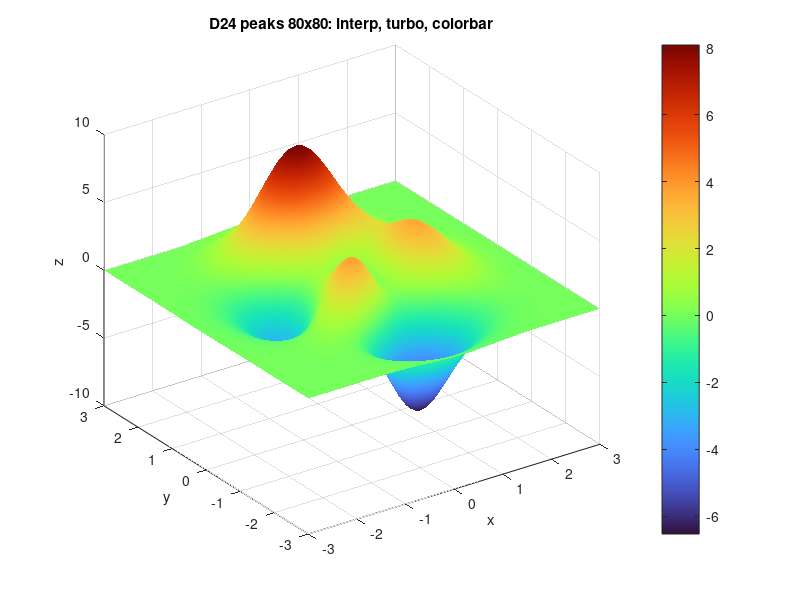
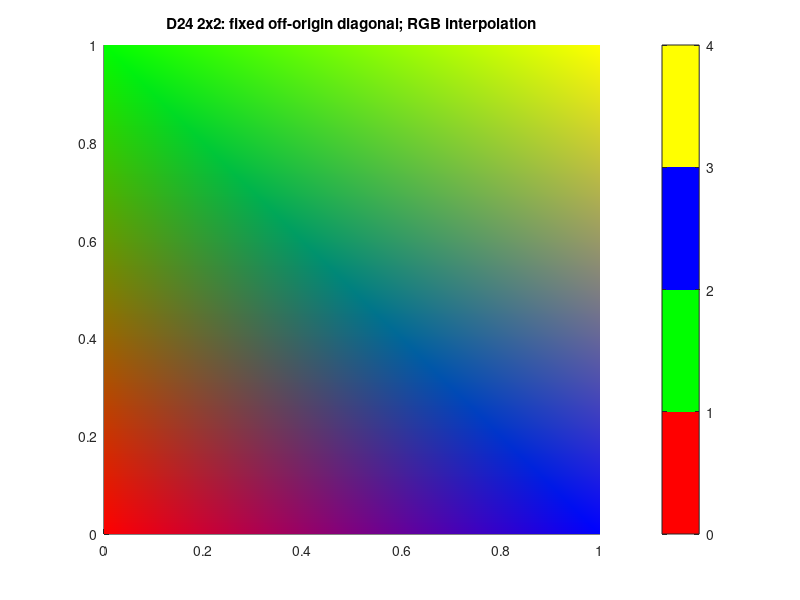
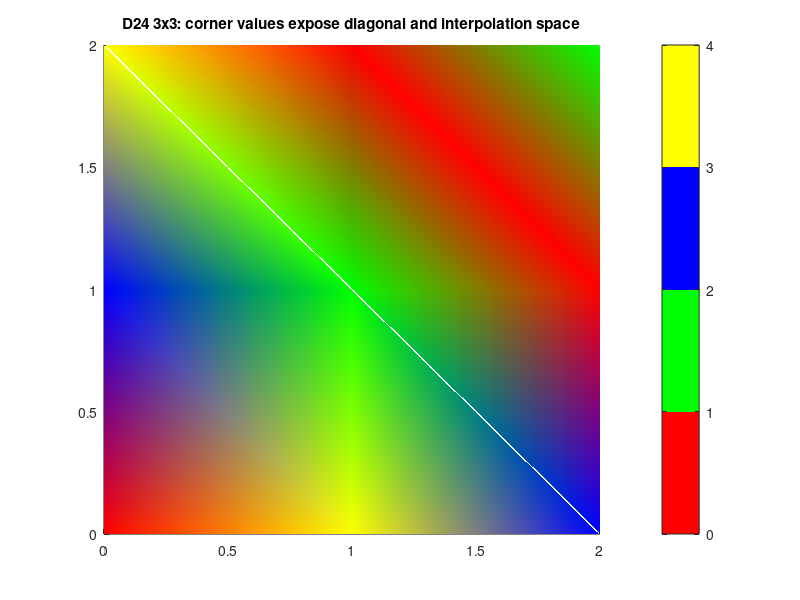
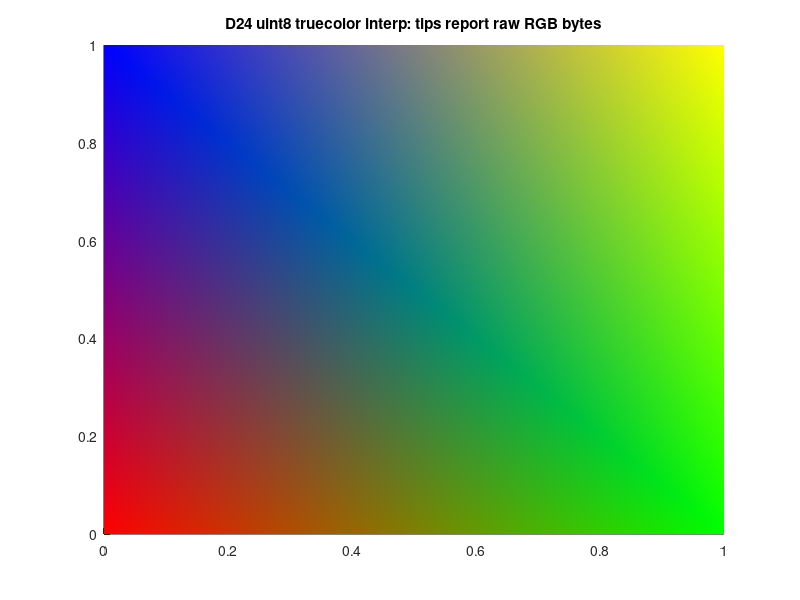

Write the MATLAB code that produced these figures, in order.
function verify_dalga24_interp(output_dir)
  % Manual Qt/browser/MATLAB acceptance, in a fresh orchestrator test copy only.
  % Optional output_dir writes REAL serializer artifacts for Octave inspection.
  % No graphics were run in the implementation lane. No synthetic fixtures.
  % Viewer diagonal: (r+1,c)--(r,c+1); triangles (0,2,1),(1,2,3).
  % Viewer interpolation: map each vertex to sRGB, then interpolate RGB.
  % Data tips: nearest original cell vertex XYZ + raw scalar/RGB CData.
  if nargin<1,output_dir='';end
  d24_figures={};
  d24_figures{end+1}=figure('name','D24 peaks 80 interp turbo');
  [d24_x,d24_y]=meshgrid(linspace(-3,3,80));
  surf(d24_x,d24_y,peaks(d24_x,d24_y));shading interp;colormap(turbo(256));colorbar;
  title('D24 peaks 80x80: interp, turbo, colorbar');xlabel('x');ylabel('y');zlabel('z');view(-35,30);

  d24_map=[1 0 0;0 1 0;0 0 1;1 1 0];
  d24_figures{end+1}=figure('name','D24 2x2 diagonal RGB');
  surf([0 1],[0 1],zeros(2),[0 2;1 3],'facecolor','interp','edgecolor','none');
  colormap(d24_map);caxis([0 4]);colorbar;view(0,90);
  title('D24 2x2: fixed off-origin diagonal; RGB interpolation');

  d24_figures{end+1}=figure('name','D24 3x3 diagonal RGB');
  surf(0:2,0:2,[0 .1 0;.1 0 .1;0 .1 0],[0 3 2;2 1 0;3 0 1],...
       'facecolor','interp','edgecolor','none');
  colormap(d24_map);caxis([0 4]);colorbar;view(0,90);
  title('D24 3x3: corner values expose diagonal and interpolation space');

  d24_figures{end+1}=figure('name','D24 truecolor interp');
  d24_rgb=uint8(255.*cat(3,[1 0;0 1],[0 1;0 1],[0 0;1 0]));
  surf([0 1],[0 1],zeros(2),d24_rgb,'facecolor','interp','edgecolor','none');view(0,90);
  title('D24 uint8 truecolor interp: tips report raw RGB bytes');

  d24_figures{end+1}=figure('name','D24 interp NaN hole');
  d24_z=peaks(5);d24_z(3,3)=NaN;
  surf(d24_z);shading interp;colormap(turbo(256));colorbar;
  title('D24 interp: NaN XYZ/CData removes all incident cells');

  d24_figures{end+1}=figure('name','D24 reversed direct interp');
  surf(0:2,0:2,zeros(3),uint8([0 3 1;2 0 3;3 1 2]),...
       'facecolor','interp','edgecolor','none','cdatamapping','direct');
  colormap(flipud(d24_map));colorbar;view(0,90);
  title('D24 reversed colormap: integer direct indexing, interp');

  d24_figures{end+1}=figure('name','D24 interp edge PNG fallback');
  surf([0 1;1 0],'facecolor','interp','edgecolor','interp');
  title('D24 edge interp MUST remain PNG: interpolated_color');

  if ~isempty(output_dir)
    if ~exist(output_dir,'dir'),mkdir(output_dir);end
    for d24_i=1:numel(d24_figures)
      d24_handles=sort(findall(d24_figures{d24_i}));d24_before=cell(size(d24_handles));
      for d24_j=1:numel(d24_handles),d24_before{d24_j}=get(d24_handles(d24_j));end
      d24_current=get(0,'currentfigure');
      d24_data=__mf_figure_data__(d24_figures{d24_i},struct('job',repmat('f',1,32),'figure',d24_i));
      assert(isequal(d24_handles,sort(findall(d24_figures{d24_i}))));
      assert(isequaln(d24_current,get(0,'currentfigure')));
      for d24_j=1:numel(d24_handles),assert(isequaln(d24_before{d24_j},get(d24_handles(d24_j))));end
      if d24_i<numel(d24_figures)
        assert(d24_data.supported);
        assert(strcmp(d24_data.axes{1}.series{1}.face_color.mode,'interp'));
        assert(strcmp(d24_data.axes{1}.series{1}.face_color.association,'vertex'));
      else
        assert(~d24_data.supported&&strcmp(d24_data.reason_code,'interpolated_color'));
      end
      d24_file=fopen(fullfile(output_dir,sprintf('interp_%02d.json',d24_i)),'w');
      assert(d24_file>=0);fputs(d24_file,jsonencode(d24_data));fclose(d24_file);
    end
  end
end
